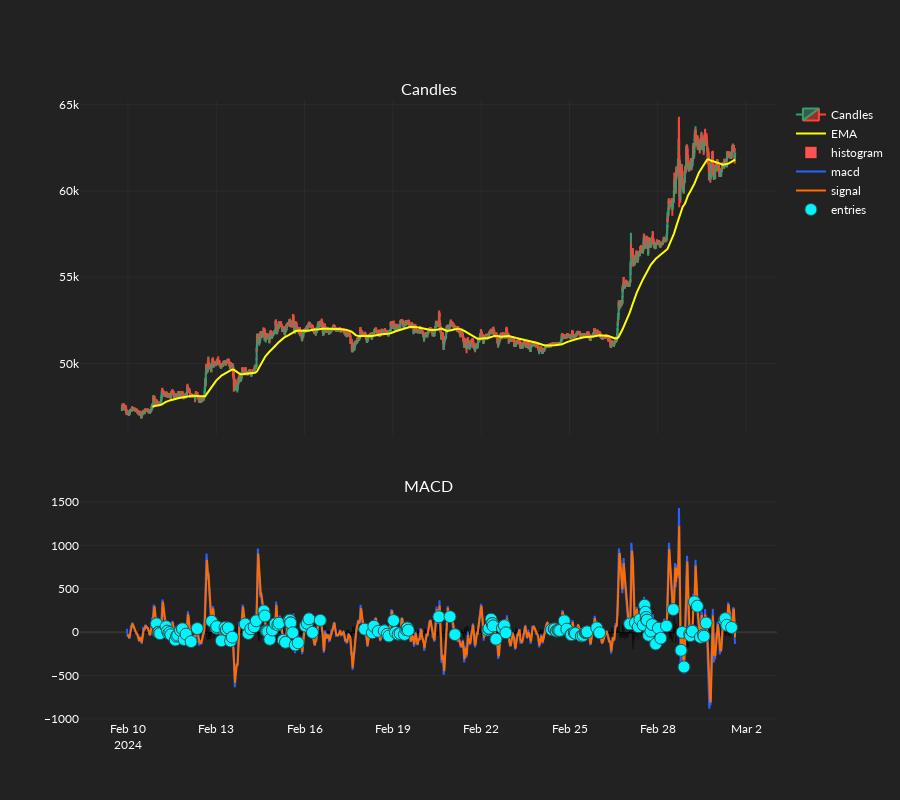
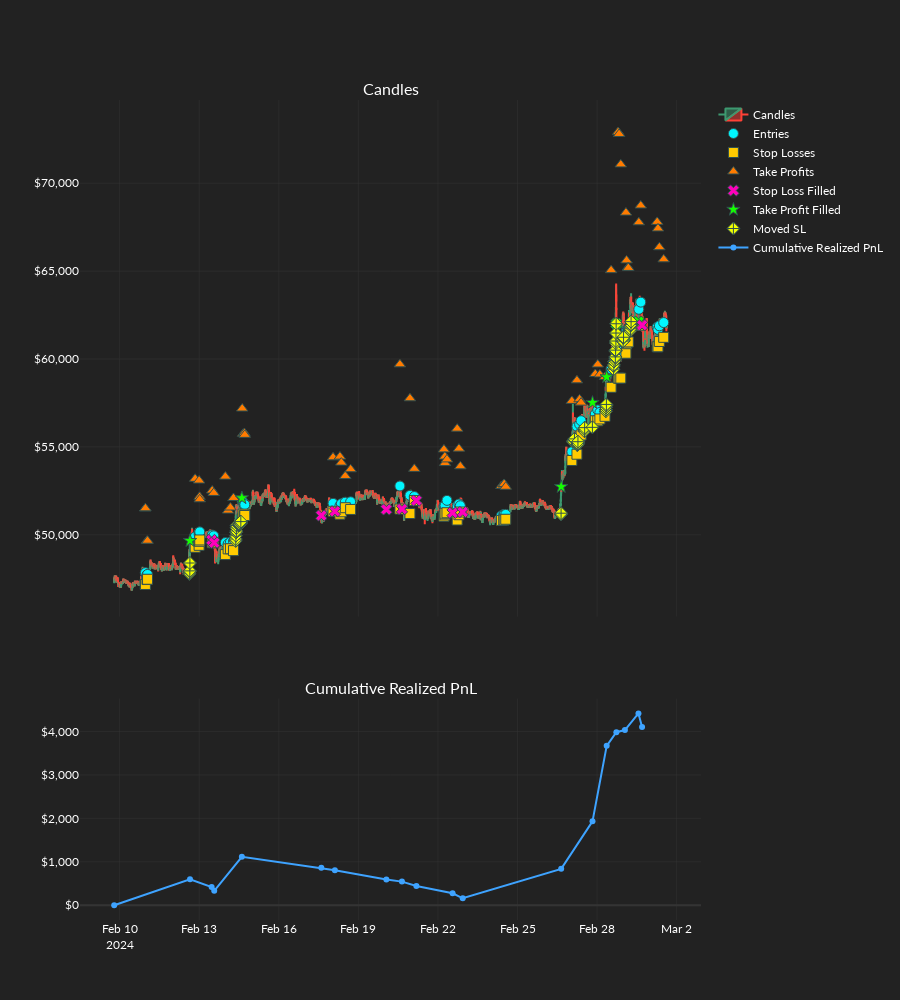

Notebook code cell kept with these figures, in order:
### Code cell
order_records_df = or_backtest(
    backtest_settings=backtest_settings,
    candles=candles,
    dos_arrays=dos_arrays,
    exchange_settings=exchange_settings,
    static_os=static_os,
    strategy=macd_strat,
    ind_set_index=21,
    dos_index=15,
    plot_results=True,
    logger_bool=False,
)
